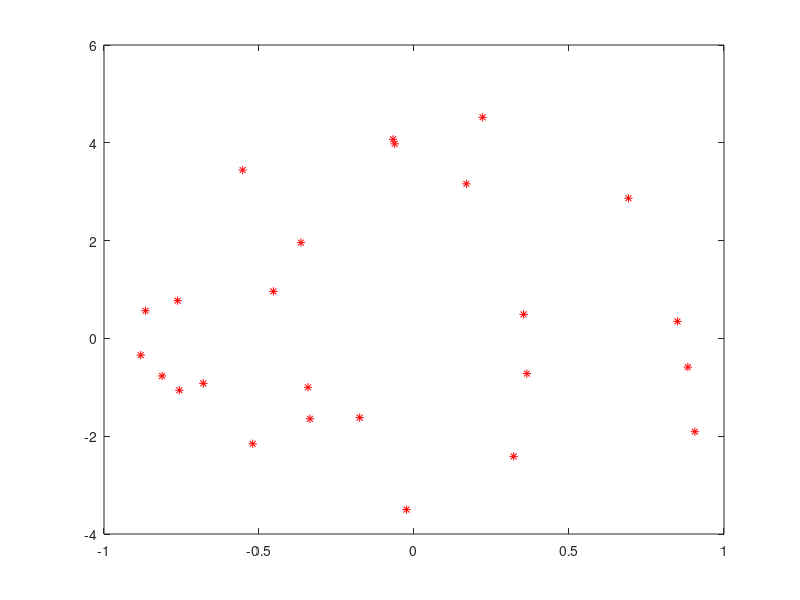

MATLAB code to generate this figure: (Note: this script raises an error after producing the figure.)
clear all
clc
cla

NumberOfPoints = 25;

M(1,1) = rand(1);
M(1,2) = (1-M(1,1))*rand(1);
factor = 5;
elementCounter = 2;
sizeOfM = size(M);
while (sizeOfM(1) < NumberOfPoints)
    x = rand(1);
    x = -1+2*x;
    y_bound = 1 - x^2;
    y_bound = sqrt(y_bound);
    y = -1*y_bound  + 2*y_bound*rand(1);
    
    r = x^2 + y^2;
    if r <= 1
       M(elementCounter, 1) = x;
       M(elementCounter, 2) = factor*y;
       elementCounter = elementCounter +1;
    end
    sizeOfM = size(M);    
end

plot(M(:,1),M(:,2),'r*')


Labels = zeros(NumberOfPoints,1);
positiveExampleCounter = 1;
negativeExampleCounter = 1;
for i=1:NumberOfPoints
    if M(i,1) >= 0
        Labels(i) = 1;
        PositiveExamples(positiveExampleCounter, : ) = M(i, : );
        positiveExampleCounter = positiveExampleCounter + 1;
    else
        NegativeExamples(negativeExampleCounter, : ) = M(i, : );
        negativeExampleCounter = negativeExampleCounter + 1;
    end
end

Elipse = calculateEllipse(0, 0, 1, 5, 0, 10000);
%Elipse = Elipse';
plot(Elipse(: , 1),Elipse(:,2),'g', 'LineWidth', 5); hold on; plot(PositiveExamples(:,1),PositiveExamples(:,2),'r*');hold on; plot(NegativeExamples(:,1),NegativeExamples(:,2),'b*')
%plot(PositiveExamples(:,1),PositiveExamples(:,2),'r*');hold on; plot(NegativeExamples(:,1),NegativeExamples(:,2),'b*')


angleCounter = 1;
for rotation_angle = -1.0*pi/4:pi/12:pi/4
    RotationMatrix= [ cos(rotation_angle)  -sin(rotation_angle); sin(rotation_angle) cos(rotation_angle)];
    RotatedPositiveExamples = zeros(length(PositiveExamples) ,2);
    for i = 1:1:length(PositiveExamples )
        RotatedPositiveExamples(i, : ) = PositiveExamples(i, :) * RotationMatrix;
    end

    RotatedNegativeExamples = zeros(length(NegativeExamples) ,2);
    for i = 1:1:length(NegativeExamples )
        RotatedNegativeExamples(i, : ) = NegativeExamples(i, :) * RotationMatrix;
    end

    RotatedElipse = zeros(length(Elipse) ,2);
    for i = 1:1:length(Elipse )
        RotatedElipse(i, : ) = Elipse(i, :) * RotationMatrix;
    end

    
    %plot(RotatedElipse(:,1),RotatedElipse(:,2)); hold on; plot(RotatedPositiveExamples(:,1),RotatedPositiveExamples(:,2),'r*');hold on; plot(RotatedNegativeExamples(:,1),RotatedNegativeExamples(:,2),'b*')
    %pbaspect([4*r1 r2 1 ]);
    TensorOfRotationMatrix(angleCounter,:,:) = RotationMatrix;
    TensorOfRotatedPositiveExamples(angleCounter,:,:) = RotatedPositiveExamples;
    TensorOfRotatedNegativeExamples(angleCounter,:,:) = RotatedNegativeExamples;
    TensorOfRotatedElipse(angleCounter,:,:) = RotatedElipse;

    angleCounter = angleCounter + 1;
    clear RotationMatrix;
    clear RotatedPositiveExamples;
    clear RotatedNegativeExamples;
    clear RotatedElipse;
end

for numberOfTasks = 1:1:angleCounter-1
    plot(TensorOfRotatedElipse(numberOfTasks,:,1),TensorOfRotatedElipse(numberOfTasks,:,2),'g', 'LineWidth', 5); hold on; plot(TensorOfRotatedPositiveExamples(numberOfTasks,:,1),TensorOfRotatedPositiveExamples(numberOfTasks,:,2),'r*');hold on; plot(TensorOfRotatedNegativeExamples(numberOfTasks,:,1),TensorOfRotatedNegativeExamples(numberOfTasks,:,2),'b*')
end

numberOfPositiveExamples                = length(TensorOfRotatedPositiveExamples(1,:,:));
numberOfNegativeExamples                = length(TensorOfRotatedNegativeExamples(1,:,:));
numberOfPositiveExamplesForTraining     = floor(0.7*numberOfPositiveExamples); 
numberOfNegativeExamplesForTest         = floor(0.7*numberOfNegativeExamples);

for numberOfTasks = 1:1:angleCounter-1
    TensorOfTrainingData(numberOfTasks,:,:) = [TensorOfRotatedPositiveExamples(numberOfTasks,1:numberOfPositiveExamplesForTraining,:), TensorOfRotatedNegativeExamples(numberOfTasks,1:numberOfNegativeExamplesForTest,:)];
    TensorOfTestData(numberOfTasks,:,:) = [TensorOfRotatedPositiveExamples(numberOfTasks,numberOfPositiveExamplesForTraining+1:numberOfPositiveExamples, :), TensorOfRotatedNegativeExamples(numberOfTasks,numberOfNegativeExamplesForTest+1:numberOfNegativeExamples, :)];
end

TrainingLabels = [ones(numberOfPositiveExamplesForTraining,1); 0*ones(numberOfNegativeExamplesForTest,1)];
TestLabels = [ones( numberOfPositiveExamples - numberOfPositiveExamplesForTraining,1); 0*ones(numberOfNegativeExamples - numberOfNegativeExamplesForTest,1)];

TrainingLabels = [TrainingLabels; TrainingLabels; TrainingLabels; TrainingLabels; TrainingLabels; TrainingLabels];


initialCaseIndex = ones(numberOfPositiveExamplesForTraining+numberOfNegativeExamplesForTest,1);
CaseIndexes = [ 0*initialCaseIndex; initialCaseIndex; 2*initialCaseIndex; 3*initialCaseIndex; 4*initialCaseIndex; 5*initialCaseIndex ];

length(CaseIndexes)


%{
Training = 'TrainingData_For_Case_';
Test = 'TestData_For_Case_';
LabelsForTraining = 'Labels_For_TrainingData_For_Case_';
LabelsForTest = 'Labels_For_TestData_For_Case_';
CaseIndexFile = 'CaseIndices_For_TrainingData_For_Case_';




for numberOfTasks = 1:1:angleCounter-1   
    taskCounterForTrainingData = 1;
    TrainingDataFileName = strcat( Training, num2str(numberOfTasks-1), '.csv');
    TestDataFileName = strcat( Test, num2str(numberOfTasks-1), '.csv');
    TrainingLabelsFileName = strcat(LabelsForTraining,  num2str(numberOfTasks-1),'.csv');
    TestLabelsFileName = strcat(LabelsForTest, num2str(numberOfTasks-1), '.csv');
    CaseIndexFileName = strcat(CaseIndexFile, num2str(numberOfTasks-1), '.csv');
    sizeOfTrainingData = size(TensorOfTrainingData(1,:,:));
    sizeOfTestData = size(TensorOfTestData(1,:,:));
    a = zeros( (angleCounter-2)*sizeOfTrainingData(2), sizeOfTrainingData(3) );
    
    for writeCounter = 1:1:angleCounter-1
        if writeCounter ~= numberOfTasks
            temp = reshape(TensorOfTrainingData(writeCounter,:,:), [sizeOfTrainingData(2) sizeOfTrainingData(3)]);
            for exampleCounter = 1:1:length(temp)
                a( (taskCounterForTrainingData -1)*sizeOfTrainingData(2) + exampleCounter , :) = temp(exampleCounter , :);
            end
            taskCounterForTrainingData = taskCounterForTrainingData +1;
        else
            b = reshape(TensorOfTestData(writeCounter,:,:), [sizeOfTestData(2) sizeOfTestData(3)]);
            dlmwrite(TestDataFileName, b, 'precision', '%.6f','newline','pc');
            dlmwrite(TestLabelsFileName, TestLabels, 'precision', '%.0f','newline','pc');
        end
        
            shuffledIndexes = randperm(length(a))';
            Shuffled_a = a( shuffledIndexes , : );
            Shuffled_TrainingLabels = TrainingLabels( shuffledIndexes , : );
            Shuffled_CaseIndexes = CaseIndexes( shuffledIndexes , : );
            dlmwrite(TrainingDataFileName, Shuffled_a, 'precision', '%.6f','newline','pc');
            dlmwrite(TrainingLabelsFileName, Shuffled_TrainingLabels, 'precision', '%.0f','newline','pc');
            dlmwrite(CaseIndexFileName, Shuffled_CaseIndexes,'precision', '%.0f','newline','pc');
    end
    
end

%}
